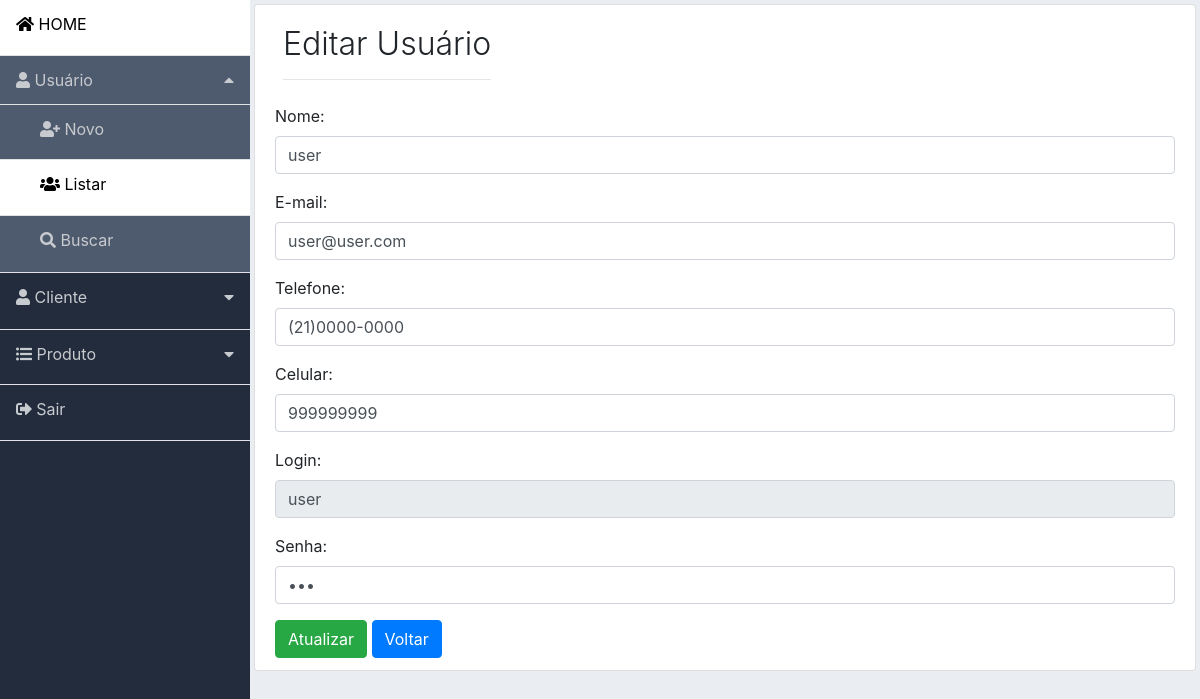
The page /usuario_editar.php?id=2 (signed in) on the database its author committed.
### tables this page shows
CREATE TABLE `acesso_restrito` (
  `id_restrito` int(11) NOT NULL,
  `nome` varchar(255) NOT NULL,
  `email` varchar(255) NOT NULL,
  `telefone` varchar(255) NOT NULL,
  `celular` varchar(255) NOT NULL,
  `login` varchar(255) NOT NULL,
  `senha` varchar(255) NOT NULL,
  `tipo` int(2) NOT NULL
);

### usuario_editar.php (the view, shortened to what this page needs)
<?php
require('includes/header.php');
include('conexao/conexao.php');
if (isset($_GET['id'])) :
    $id = mysqli_escape_string($conexao, $_GET['id']);
    $sql = "SELECT * FROM acesso_restrito WHERE id_restrito = '$id'";
    $resultado = mysqli_query($conexao, $sql);
    $dados = mysqli_fetch_array($resultado);
endif;
?>
<div class="content p-1">
    <div class="list-group-item">
        <div class="d-flex">
            <div class="mr-auto p-2">
                <h2 class="display-4 titulo">Editar Usuário</h2>
                <hr>
            </div>
        </div>
        <form name="usuario" method="POST" action="usuario_update.php">
            <div class="form-group ">
                <label for="nome">Nome:</label>
                <input type="text" class="form-control" id="nome" placeholder="Nome" name="nome" value="<?php echo $dados['nome']; ?>" required>
            </div>
            <div class="form-group">
                <label for="email">E-mail:</label>
                <input type="email" class="form-control" id="email" placeholder="E-mail" name="email" value="<?php echo $dados['email']; ?>" required>
            </div>
            <div class="form-group">
                <label for="telefone">Telefone:</label>
                <input type="text" class="form-control" id="telefone" placeholder="telefone " name="telefone" value="<?php echo $dados['telefone']; ?>" required>
            </div>
            <div class="form-group">
                <label for="telefone">Celular:</label>
                <input type="text" class="form-control" value="<?php echo $dados['celular']; ?>" required>
            </div>
            <div class="form-group">
                <label for="nome">Login:</label>
                <input type="text" class="form-control" id="login" placeholder="login" name="login" disabled value="<?php echo $dados['login']; ?>" required>
            </div>
            <div class="form-group">
                <label for="senha">Senha:</label>
                <input type="password" class="form-control" id="senha" placeholder="Senha" name="senha" value="<?php echo $dados['senha']; ?>">
            </div>
            <input type="submit" name="editar" class="btn btn-success" value="Atualizar">
            <a class="btn btn-primary" href="usuario_list.php" role="button">Voltar</a>
        </form>
    </div>
</div>
<?php
require('includes/footer.php');
?>

### css/dashboard.css (style rules this page uses)
body { background-color: #eaeef3; }
.content { width: 100%; }
.titulo { font-size: 2.0rem !important; }

### rows shown on the page
acesso_restrito: nome "user", email "user@user.com", telefone "(21)0000-0000", celular "999999999", login "user"
